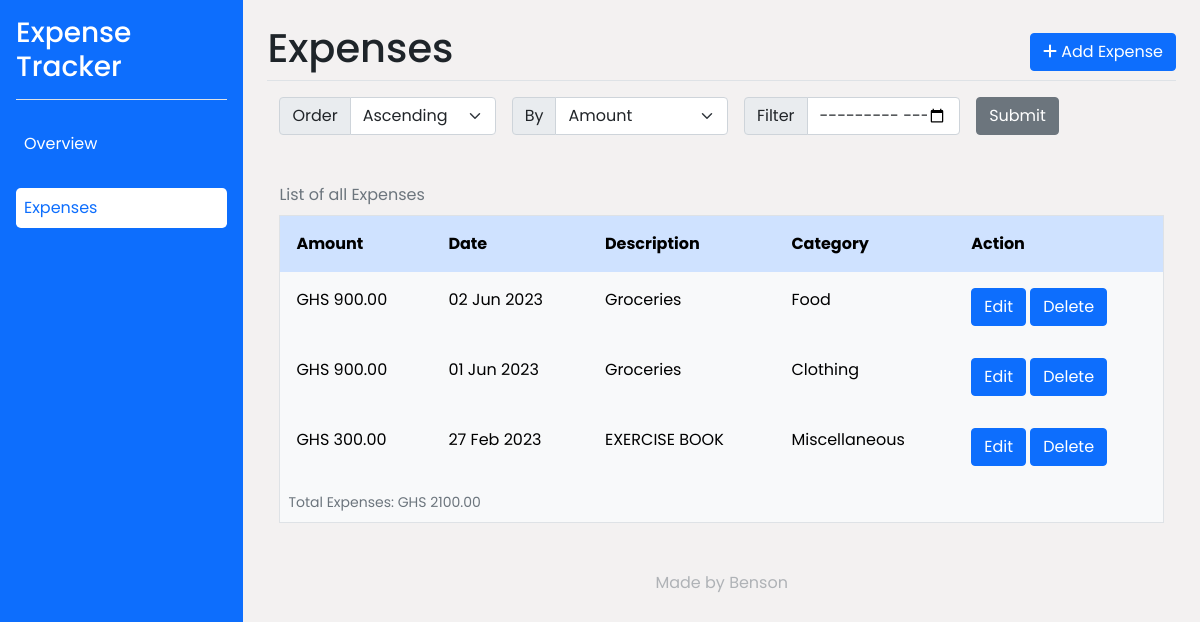
The app's page /?view=expenses with its own data.
### tables this page shows
CREATE TABLE `expenses` (
  `id` int(11) NOT NULL,
  `amount` decimal(10,2) DEFAULT NULL,
  `date` date DEFAULT NULL,
  `description` varchar(255) DEFAULT NULL,
  `category` varchar(255) DEFAULT NULL
);

### includes/expenses.php (the view, shortened to what this page needs)
<?php
if (isset($_GET['sort_by']) && isset($_GET['sort-order'])) {
    $sort_by = $_GET['sort_by'];
    $sort_order = $_GET['sort-order'];
    if (!empty($_GET['filter_year_month'])) {
        $filter_year_month = $_GET['filter_year_month'];
        $expenses = getExpenses($conn, [
            'sort' => $sort_by,
            'order' => $sort_order,
            'filter_year_month' => $filter_year_month
        ]);
    } else {
        $expenses = getExpenses($conn, [
            'sort' => $sort_by,
            'order' => $sort_order
        ]);
    }
} else {
    $expenses = getExpenses($conn);
}
?>
<div class="mb-3 border-bottom d-flex align-items-center justify-content-between">
    <h1 class="text-bold">Expenses</h1>
    <a href="?view=addexpense" class="btn btn-primary"><i class="fas fa-plus"></i> Add Expense</a>
</div>
<div class="container">
    <div class="row mb-3">
        <div class="col-12">
            <form class="row gy-2 gx-3 align-items-center justify-content-between w-100 mb-4">
                <div class="col-auto d-flex align-items-center gap-3">
                    <div class="input-group">
                        <span class="input-group-text">Order</span>
                        <select name="sort-order" class=" form-select " id="sort-order">
                            <option value="ASC" <?= isset($_GET['sort-order']) && $_GET['sort-order'] == 'ASC' ? 'selected' : '' ?>>Ascending</option>
                        </select>
                    </div>
                    <div class="input-group">
                        <span class="input-group-text">By</span>
                        <select class="form-select" aria-label="Default select example" id="sort_by" name="sort_by" required>
                            <option value="amount" <?= isset($_GET['sort_by']) && $_GET['sort_by'] == 'amount' ? 'selected' : '' ?>>
                                Amount</option>
                        </select>
                    </div>
                    <div class="input-group">
                        <span class="input-group-text">Filter</span>
                        <input type="month" class="form-control" name="filter_year_month" id="filter_year_month" value="<?= isset($_GET['filter_year_month']) ? $_GET['filter_year_month'] : '' ?>">
                    </div>
                    <button type="submit" class="btn btn-secondary">Submit</button>
                </div>
            </form>
        </div>
    </div>
    <table class="table table-light table-borderless table-responsive border rounded">
        <caption class="caption-top">List of all Expenses </caption>
        <thead class="table-primary">
            <tr>
                <th class="p-3" scope="col">Amount</th>
                <th class="p-3" scope="col">Date</th>
                <th class="p-3" scope="col">Description</th>
                <th class="p-3" scope="col">Category</th>
                <th class="p-3" scope="col">Action</th>
            </tr>
        </thead>
        <tbody>
            <?php
            if (count($expenses) > 0) :
                foreach ($expenses as $expense) :
            ?>
                    <tr>
                        <td class="p-3">GHS <?= $expense['amount'] ?></td>
                        <td class="p-3"> <?= date('d M Y', strtotime($expense['date'])) ?></td>
                        <td class="p-3"> <?= $expense['description'] ?></td>
                        <td class="p-3"> <?= $expense['category'] ?></td>
                        <td class="p-3">
                            <a href="?view=edit&exp=<?= $expense['id'] ?>" class="btn btn-primary">Edit</a>
                            <button class="btn btn-primary delBtn" data-expenseId="<?= $expense['id'] ?>">Delete</button>
                        </td>
                    </tr>
                <?php
                endforeach;
            endif;
            ?>
        </tbody>
        <tfoot>
            <tr>
                <td colspan="5">
                    <div>
                        <small class="text-muted">
                            Total Expenses: <span class="text-bold"> GHS
                                <?php
                                $totalExpenses = 0;
                                foreach ($expenses as $expense) {
                                    $totalExpenses += $expense['amount'];
                                }
                                echo number_format($totalExpenses, 2, '.', '');
                                ?>
                            </span>
                        </small>
                    </div>
                </td>
            </tr>
        </tfoot>
    </table>
</div>

### includes/header.php (shortened to what this page needs)
<?php
require_once 'auxiliaries.php';
$view = $_GET['view'] ?? 'overview';
?>
<!DOCTYPE html>
<html lang="en">
<head>
    <link href="https://cdn.jsdelivr.net/npm/bootstrap@5.0.2/dist/css/bootstrap.min.css" rel="stylesheet">
    <link rel="stylesheet" href="src/styles/style.css">
</head>
<body>
    <div class="d-flex h-100 position-fixed top-0 end-0 w-100">
        <?php require_once 'includes/sidebar.php' ?>

### includes/sidebar.php
<aside class=" bg-primary p-3 h-100" style="width: 300px" id="sidebar">
    <h3 class="text-white text-bold mb-4 border-bottom pb-3">Expense Tracker</h3>
    <div class="d-flex flex-column gap-4">
        <a href="?view=overview" class="hover-primary text-decoration-none p-2 rounded-3 <?= activateLink($view, 'overview') ?>">Overview</a>
        <a href="?view=expenses" class=" text-decoration-none p-2 rounded-3 <?= activateLink($view, 'expenses') ?>">Expenses</a>
    </div>
</aside>

### auxiliaries.php (shortened to what this page needs)
<?php
function getExpenses(PDO $conn, array $options = [
    'sort' => 'date',
    'order' => 'DESC',
    'filter_year_month' => null
])
{
    if(isset($options['filter_year_month'])) {
        $getAllExpenses = "SELECT * FROM expenses WHERE DATE_FORMAT(date, '%Y-%m') = ? ORDER BY {$options['sort']} {$options['order']}";
    } else {
        $getAllExpenses = "SELECT * FROM expenses ORDER BY {$options['sort']} {$options['order']}";
    }
    $stmt = $conn->prepare($getAllExpenses);
    if(isset($options['filter_year_month'])) {
        $stmt->execute([$options['filter_year_month']]);
    } else {
        $stmt->execute();
    }
    $result = $stmt->fetchAll(PDO::FETCH_ASSOC);
    return $result;
}
function activateLink($view, $link)
{
    if ($view === $link) {
        echo 'bg-white text-primary';
    } else {
        echo 'text-white';
    }
}

### index.php
<?php
require_once 'includes/header.php';
?>
<main class="w-100 h-100 p-4 overflow-auto">
    <?php
    match ($view) {
        'overview' => require_once 'includes/overview.php',
        'expenses' => require_once 'includes/expenses.php',
        'addexpense' => require_once 'includes/addexpense.php',
        'edit' => require_once 'includes/edit.php',
        default => require_once 'includes/overview.php',
    };
    ?>
    <p class="text-center text-secondary mt-5" style="opacity: 0.5">Made by <a href="https://github.com/bensonOSei" target="_blank" class="text-decoration-none text-secondary">Benson</a></p>
</main>
<?php require_once 'includes/footer.php' ?>

### includes/footer.php (shortened to what this page needs)
</div>
</body>
</html>

### src/styles/style.css (style rules this page uses)
* { transition: all 0.1s ease-in-out; }
html, body { height: 100% !important; }
body { font-family: "Poppins", sans-serif; font-size: 16px; font-weight: 400; line-height: 1.5; color: #1e2429; background-color: #f3f1f1; }
a:not(a.btn) { text-decoration: none !important; }

### records on screen
expenses: amount "900.00", date "02 Jun 2023", description "Groceries", category "Food"
expenses: amount "900.00", date "01 Jun 2023", description "Groceries", category "Clothing"
expenses: amount "300.00", date "27 Feb 2023", description "EXERCISE BOOK", category "Miscellaneous"

### other values on screen
$totalExpenses "2100.00"
